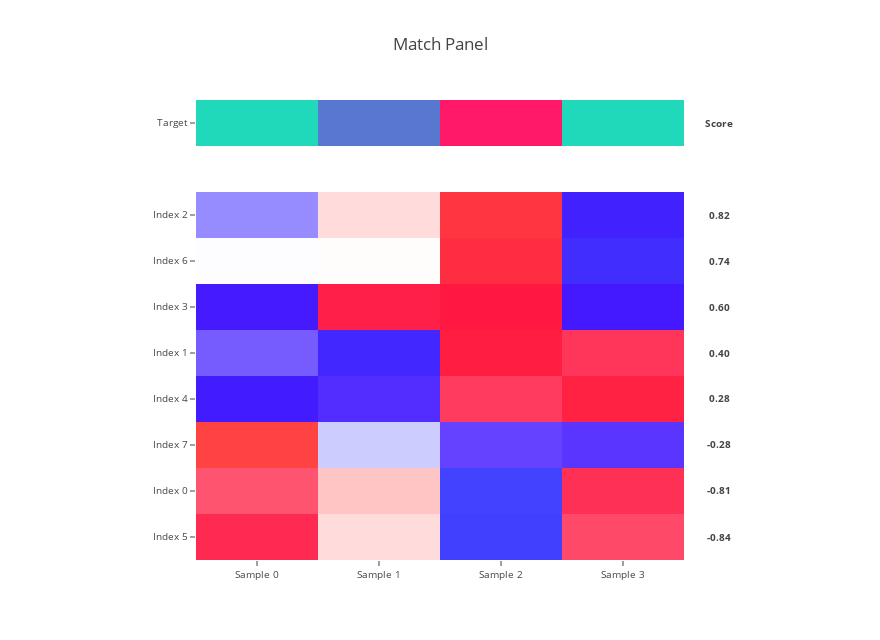

Write notebook code for a chart like this one.
### Code cell
target = [
    0,
    2,
    8,
    0,
]

target = pd.Series(
    target, 
    name='Target',
    index=('Sample {}'.format(i) for i in range(len(target))),
)

n_row = 8

features = pd.DataFrame(
    np.random.random_sample(size=(
        n_row,
        target.size,
    )),
    index=('Index {}'.format(i) for i in range(n_row)),
    columns=target.index,
)

score_moe_p_value_fdr = make_match_panel(
    target,
    features,
    target_ascending=None,
    target_type='categorical',
)

score_moe_p_value_fdr

### Figure 1 — Plotly figure (JSON) as saved in the notebook; plotly's stock layout.template omitted (floating-point values rounded to 4 significant figures; data arrays with more than 128 entries replaced by an {"elided": "..."} marker saying what was removed)
{"data": [{"colorscale": [[0, "#20d9ba"], [0.5, "#9017e6"], [1, "#ff1968"]], "showscale": false, "text": [["Sample 0", "Sample 1", "Sample 2", "Sample 3"]], "type": "heatmap", "uid": "abce2219-5ec4-4311-ab38-144816658119", "x": ["Sample 0", "Sample 1", "Sample 2", "Sample 3"], "y": ["Target"], "yaxis": "y2", "z": [[0, 2, 8, 0]]}, {"colorscale": {"elided": "256x2 mixed values"}, "showscale": false, "type": "heatmap", "uid": "abefadbb-1c26-4fe5-ba4e-93aff87ff481", "x": ["Sample 0", "Sample 1", "Sample 2", "Sample 3"], "y": ["Index 5", "Index 0", "Index 7", "Index 4", "Index 1", "Index 3", "Index 6", "Index 2"], "yaxis": "y", "z": [[0.8641, 0.1525, -1.673, 0.6564], [0.6214, 0.2533, -1.696, 0.8211], [1.692, -0.2216, -0.6822, -0.7885], [-1.108, -0.8517, 0.7278, 1.232], [-0.5992, -1.319, 1.135, 0.7827], [-0.9944, 0.9456, 1.053, -1.004], [-0.008579, 0.00825, 1.414, -1.414], [-0.4528, 0.1502, 1.516, -1.214]], "zmax": 1.692, "zmin": -1.696}], "layout": {"annotations": [{"font": {"size": 9.6}, "showarrow": false, "text": "<b>Score</b>", "width": 64, "x": 1.002, "xanchor": "left", "xref": "paper", "y": 0.95, "yanchor": "middle", "yref": "paper"}, {"font": {"size": 9.6}, "showarrow": false, "text": "<b>0.82</b>", "width": 64, "x": 1.002, "xanchor": "left", "xref": "paper", "y": 0.75, "yanchor": "middle", "yref": "paper"}, {"font": {"size": 9.6}, "showarrow": false, "text": "<b>0.74</b>", "width": 64, "x": 1.002, "xanchor": "left", "xref": "paper", "y": 0.65, "yanchor": "middle", "yref": "paper"}, {"font": {"size": 9.6}, "showarrow": false, "text": "<b>0.60</b>", "width": 64, "x": 1.002, "xanchor": "left", "xref": "paper", "y": 0.55, "yanchor": "middle", "yref": "paper"}, {"font": {"size": 9.6}, "showarrow": false, "text": "<b>0.40</b>", "width": 64, "x": 1.002, "xanchor": "left", "xref": "paper", "y": 0.45, "yanchor": "middle", "yref": "paper"}, {"font": {"size": 9.6}, "showarrow": false, "text": "<b>0.28</b>", "width": 64, "x": 1.002, "xanchor": "left", "xref": "paper", "y": 0.35, "yanchor": "middle", "yref": "paper"}, {"font": {"size": 9.6}, "showarrow": false, "text": "<b>-0.28</b>", "width": 64, "x": 1.002, "xanchor": "left", "xref": "paper", "y": 0.25, "yanchor": "middle", "yref": "paper"}, {"font": {"size": 9.6}, "showarrow": false, "text": "<b>-0.81</b>", "width": 64, "x": 1.002, "xanchor": "left", "xref": "paper", "y": 0.15, "yanchor": "middle", "yref": "paper"}, {"font": {"size": 9.6}, "showarrow": false, "text": "<b>-0.84</b>", "width": 64, "x": 1.002, "xanchor": "left", "xref": "paper", "y": 0.05, "yanchor": "middle", "yref": "paper"}], "height": 640, "margin": {"l": 196, "r": 196}, "title": "Match Panel", "width": 880, "xaxis": {"anchor": "y", "tickfont": {"size": 9.6}}, "yaxis": {"domain": [0, 0.8], "dtick": 1, "tickfont": {"size": 9.6}}, "yaxis2": {"domain": [0.9, 1], "tickfont": {"size": 9.6}}}}
